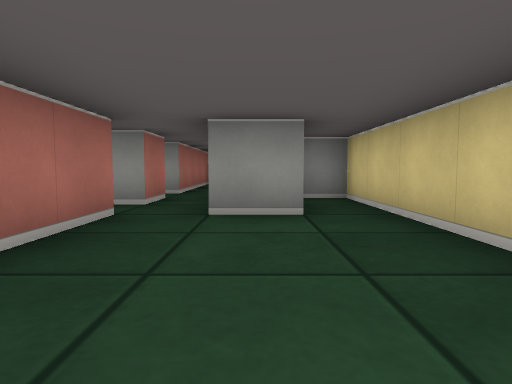
View 1 (above)

16 first-person views from a walk through a cub3D ray-caster map. The camera is about half as high as the walls, tilts 4° down and sees 75° across. The floor is counted in squares. Each view is taken from the middle of a square. On the plan, view 1 faces up. The plan holds only what a view shows up to about 9 squares ahead; the rest is blank.

View 2
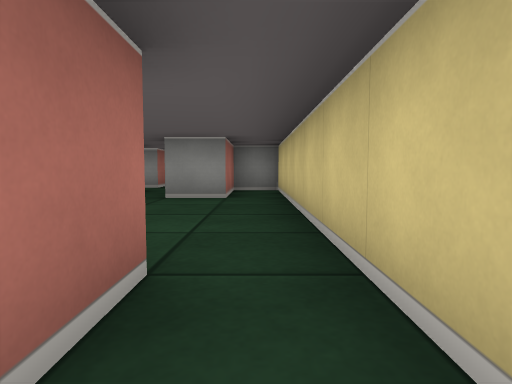

View 3
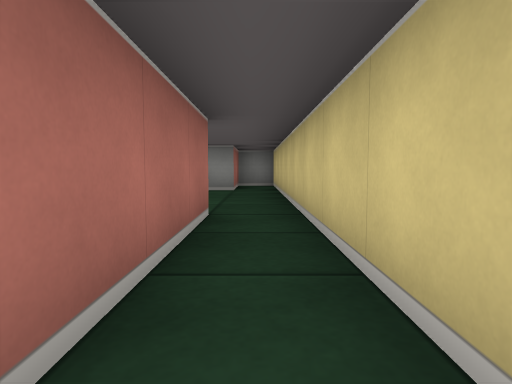

View 4
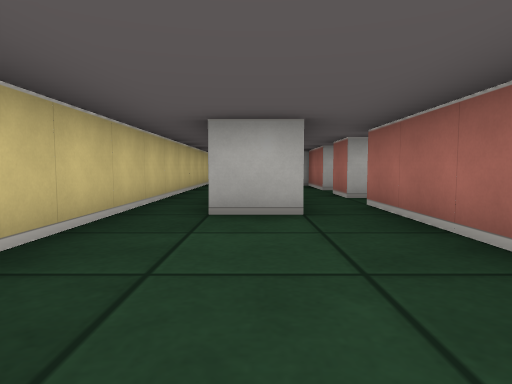

View 5
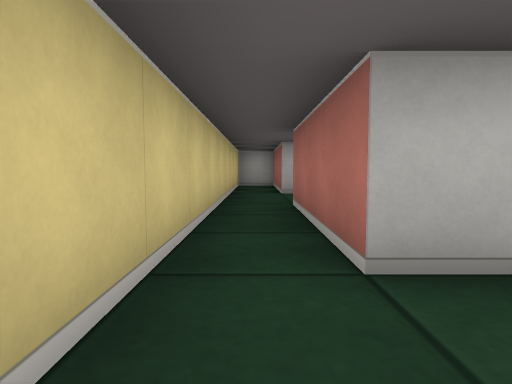

View 6
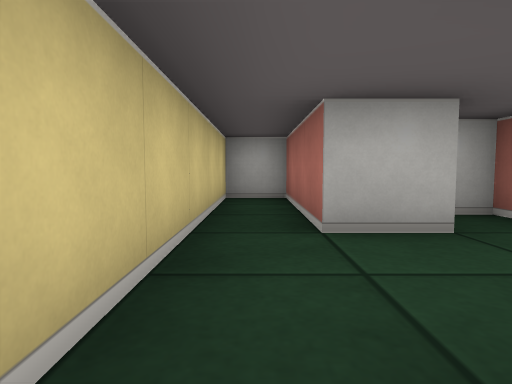

View 7
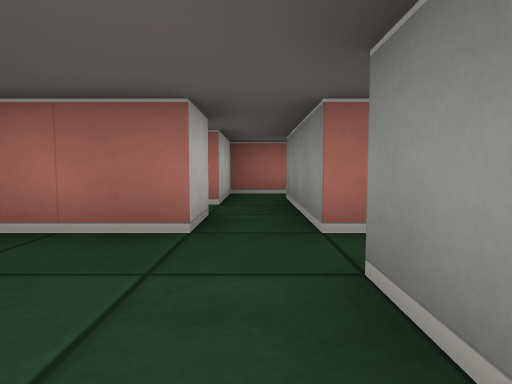

View 8
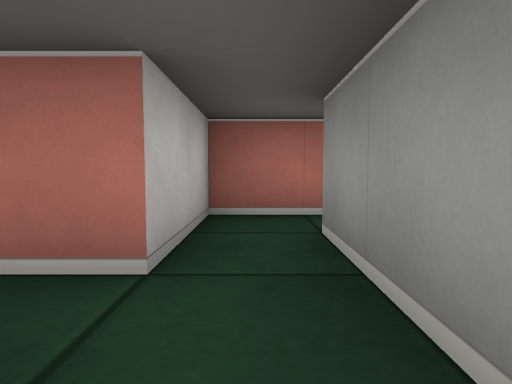

View 9
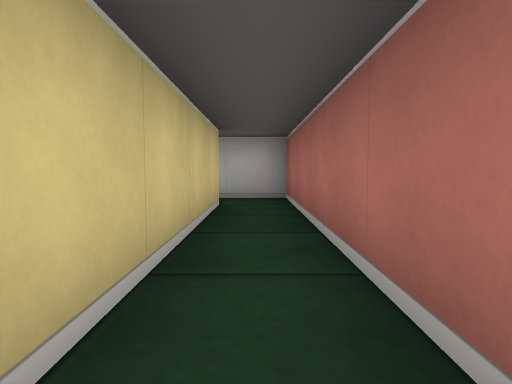

View 10
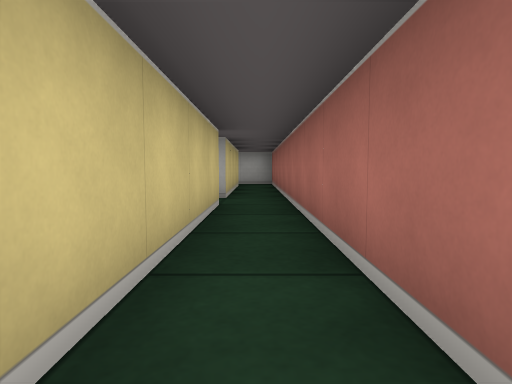

View 11
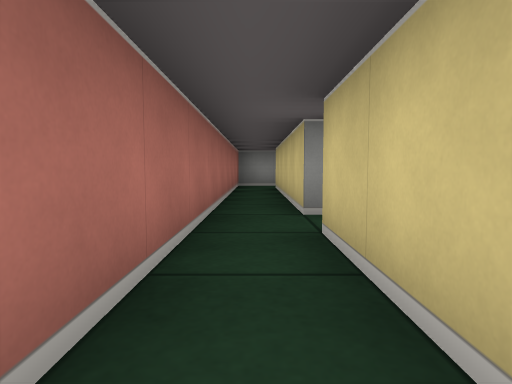

View 12
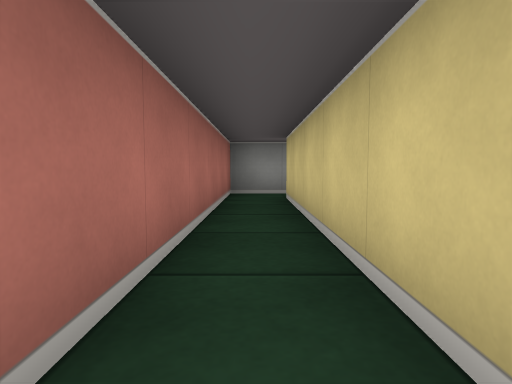

View 13
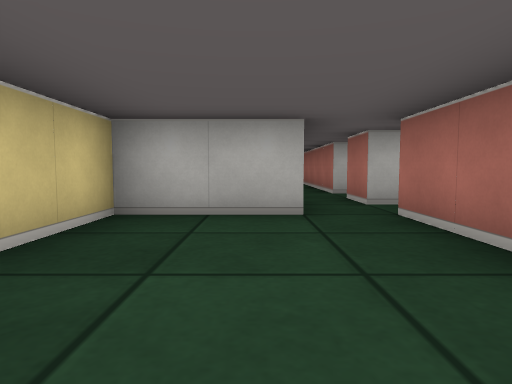

View 14
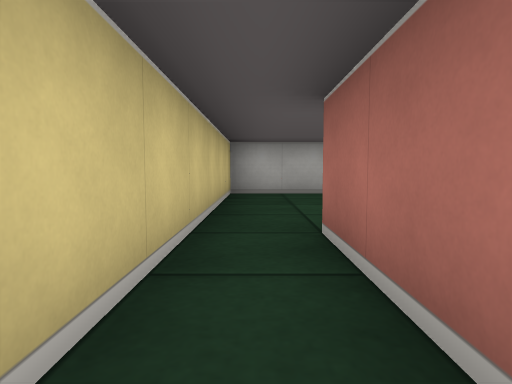

View 15
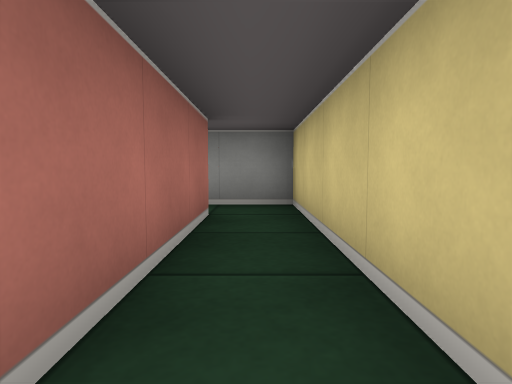

View 16
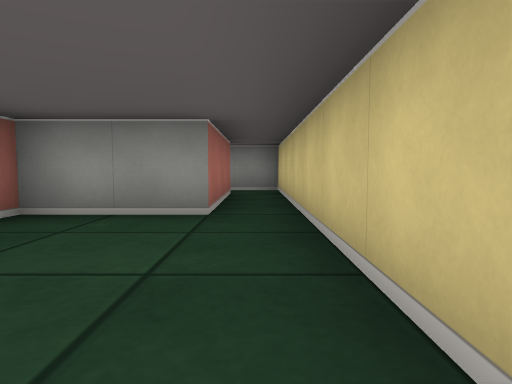

### Floor plan
Points are (right, up) in squares from view 1. A wall is a line through its corners. A room is listed if a view was taken in it or the views show most of it. See-through windows are left out.
Room 1 (views 1, 2, 3, 4, 5, 6, 7)
walls: (-0.6, -0.5) (0.5, -0.5) (0.5, -3.5) (-0.5, -3.5); (-1.5, 3.5) (-1.5, -1.5); (-1.5, 4.5) (-2, 4.5); (-0.6, -5.5) (0.5, -5.5) (0.5, -8.5) (1.5, -8.5) (1.5, 5.5) (0.5, 5.5) (0.5, 3.5) (-0.5, 3.5)
ways out: opening at (0, -4.5) to room 2; opening at (-1, 5) to room 4; opening at (-1, -1) to room 5; opening at (-2, 4)
Room 2 (view 8)
walls: (-2.5, -4.5) (-1.5, -4.5) (-1.5, -6.5) (-1, -6.5); (-1.5, -3.5) (-2.5, -3.5)
ways out: opening at (0, -4.5) to room 1; opening at (-1, -3) to room 5; opening at (-2, -4)
Room 3 (views 9, 10, 11, 12)
walls: (-4.5, 1.5) (-4.5, 5.5); (-4.5, 6.5) (-4.5, 11.5); (-4.5, -3.5) (-4.5, 0.5); (-4.4, 12.5) (-5.5, 12.5) (-5.5, -4.5) (-4.5, -4.5)
ways out: opening at (-4, -4); opening at (-4, 1); opening at (-4, 6); opening at (-4, 12)
Room 4 (views 13, 14, 15, 16)
walls: (-0.6, 6.5) (1.5, 6.5) (1.5, 14.5) (0.2, 14.5); (-2, 5.5) (-1.5, 5.5) (-1.5, 4.5); (0.5, 13.5) (0.5, 10.5) (-1.5, 10.5) (-1.5, 6.5)
ways out: opening at (-1, 5) to room 1; opening at (-2, 6); opening at (0, 14)
Room 5 (no view inside)
walls: (-1.5, -2.5) (-1.5, -3.5)
ways out: opening at (-1, -1) to room 1; opening at (-1, -3) to room 2; opening at (-2, -2)

Positions as (right, up) in squares from view 1, and headings:
1: (0, 0), facing up
2: (1, -2), facing up
3: (1, -4), facing up
4: (0, 3), facing down
5: (1, 1), facing down
6: (1, -3), facing down
7: (1, -4), facing left
8: (-2, -4), facing left
9: (-5, 1), facing down
10: (-5, 6), facing down
11: (-5, 3), facing up
12: (-5, 6), facing up
13: (0, 10), facing down
14: (1, 13), facing down
15: (1, 10), facing up
16: (1, 7), facing up
